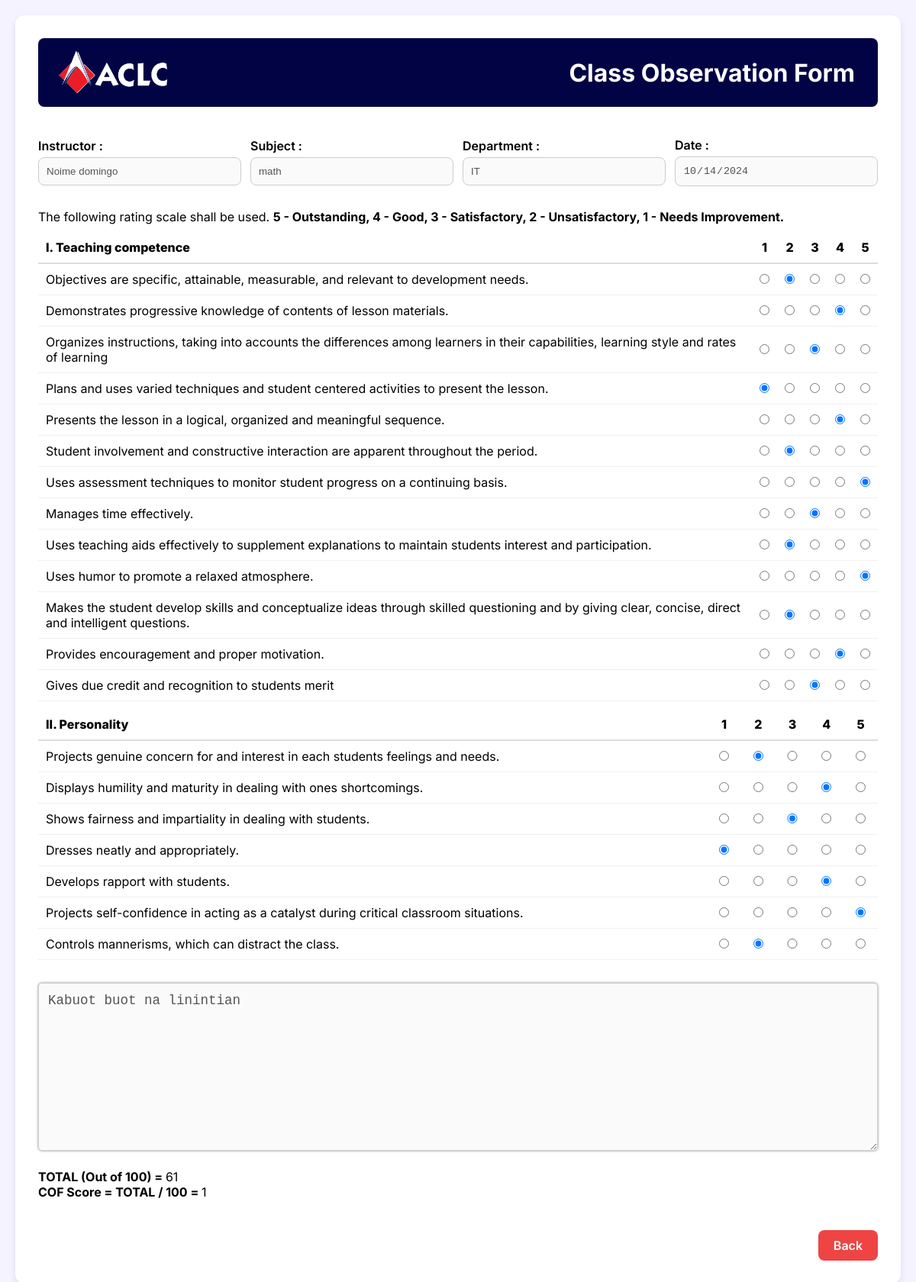
/viewer.php?id=4, run on the app's committed database.
### tables this page shows
CREATE TABLE `rates` (
  `id` int(255) NOT NULL,
  `instructor` text NOT NULL,
  `subject` text NOT NULL,
  `date` text NOT NULL,
  `department` text NOT NULL,
  `comprate` longtext NOT NULL,
  `perrate` longtext NOT NULL,
  `comment` text NOT NULL,
  `total` int(255) NOT NULL,
  `score` int(255) NOT NULL
);

### viewer.php (the view, shortened to what this page needs)
<?php
include './db/connection.php';
$id = mysqli_real_escape_string($conn, $_GET['id']);
$q = "SELECT * FROM rates Where id = '$id' ";
$r = $conn->query($q);
$rates = $r->fetch_assoc();
$ecomps = explode("|", $rates['comprate']);
$eper = explode("|", $rates['perrate']);
$comps = [];
$per = [];
foreach($ecomps as $c){
    $nv = explode("~", $c);
    array_push($comps, $nv);
}
foreach($eper as $p){
    $nv = explode("~", $p);
    array_push($per, $nv);
}
?>
<!DOCTYPE html>
<html lang="en">
<head>
  <link href="./styles.css" rel="stylesheet">
</head>
<body>
    <div class="container">
      <div class="header">
        <img src="./aclc2.png" alt="Logo" />
        <h1 class="header-text">Class Observation Form</h1>
      </div>
      <br>
      <form action="submit-form.php" method="POST">
        <div class="form-group">
          <div class="form-group-item">
            <label for="department">Instructor :</label>
            <input type="text" value="<?= $rates['instructor'] ?>" disabled/>
          </div>
          <div class="form-group-item">
            <label for="department">Subject :</label>
            <input type="text" value="<?= $rates['subject'] ?>" disabled/>
          </div>
          <div class="form-group-item">
            <label for="department">Department :</label>
            <input type="text" value="<?= $rates['department'] ?>" disabled/>
          </div>
          <div class="form-group-item">
            <label for="department">Date :</label>
            <input type="date" value="<?= $rates['date'] ?>" disabled/>
          </div>
        </div>
        <div style="padding-top: 10px;">
          <p>The following rating scale shall be used. <b>5 - Outstanding, 4 - Good, 3 - Satisfactory, 2 - Unsatisfactory, 1 - Needs Improvement.</b></p>
        </div>
        <table class="rating-table">
          <thead>
            <tr>
              <th style="text-align: left">I. Teaching competence</th>
              <th>1</th>
              <th>2</th>
              <th>3</th>
              <th>4</th>
              <th>5</th>
            </tr>
          </thead>
          <tbody>
            <?php foreach ($comps as $id => $row): ?>
            <tr class="trs1">
              <td><?= $row[0] ?></td>
              <td><input name="cq<?= $id ?>" type="radio" <?= $row[1] == 1 ? "checked" : "" ?> /></td>
              <td><input name="cq<?= $id ?>"  type="radio" <?= $row[1] == 2 ? "checked" : "" ?> /></td>
              <td><input name="cq<?= $id ?>"  type="radio" <?= $row[1] == 3 ? "checked" : "" ?> /></td>
              <td><input name="cq<?= $id ?>"  type="radio" <?= $row[1] == 4 ? "checked" : "" ?> /></td>
              <td><input name="cq<?= $id ?>"  type="radio" <?= $row[1] == 5 ? "checked" : "" ?> /></td>
            </tr>
            <?php endforeach; ?>
          </tbody>
        </table>
        <table class="rating-table">
          <thead>
            <tr>
              <th style="text-align: left">II. Personality</th>
              <th>1</th>
              <th>2</th>
              <th>3</th>
              <th>4</th>
              <th>5</th>
            </tr>
          </thead>
          <tbody>
            <?php foreach ($per as $id => $row): ?>
            <tr class="trs2">
              <td><?= $row[0] ?></td>
              <td><input name="pq<?= $id ?>" type="radio" <?= $row[1] == 1 ? "checked" : "" ?> /></td>
              <td><input name="pq<?= $id ?>" type="radio" <?= $row[1] == 2 ? "checked" : "" ?> /></td>
              <td><input name="pq<?= $id ?>" type="radio" <?= $row[1] == 3 ? "checked" : "" ?> /></td>
              <td><input name="pq<?= $id ?>" type="radio" <?= $row[1] == 4 ? "checked" : "" ?> /></td>
              <td><input name="pq<?= $id ?>" type="radio" <?= $row[1] == 5 ? "checked" : "" ?> /></td>
            </tr>
            <?php endforeach; ?>
          </tbody>
        </table>
        <br />
        <textarea disabled><?= $rates['comment'] ?></textarea>
        <br>
        <br>
        <div>
            <p><b>TOTAL (Out of 100) = </b><?= $rates['total'] ?></p>
            <p><b>COF Score = TOTAL / 100 = </b><?= $rates['score'] ?></p>
        </div>
        <br>
        <div class="button-group">
          <a class="btn btn-cancel" href="./lists.php">Back</a>
        </div>
      </form>
    </div>
  </body>
</html>

### styles.css (style rules this page uses)
* { margin: 0; padding: 0; box-sizing: border-box; }
body { font-family: "Inter", sans-serif; background-color: #f5f3ff; padding: 20px; }
.container { max-width: 1300px; margin: 0 auto; background-color: white; padding: 30px; border-radius: 12px; box-shadow: 0 4px 8px rgba(0, 0, 0, 0.1); }
.header { display: flex; align-items: center; justify-content: space-between; background-color: #010344; color: white; padding: 10px 20px; border-radius: 8px; margin-bottom: 20px; }
.header img { height: 70px; }
.header .header-text { color: white; transform: translateX(-10px); }
.form-group { width: 100%; height: auto; display: flex; align-items: center; justify-content: center; gap: 12px; margin-bottom: 20px; }
.form-group-item { width: 25%; height: auto; }
label { font-weight: 600; margin-bottom: 5px; display: block; }
input, select { padding: 10px; width: 100%; max-width: 300px; border: 1px solid #ccc; border-radius: 8px; }
input[type="text"], input[type="date"] { width: 100%; }
.rating-table { width: 100%; border-collapse: collapse; margin-top: 10px; }
.rating-table th, .rating-table td { padding: 10px; }
.rating-table th { font-weight: 800; border-bottom: 2px solid #ddd; }
.rating-table td { border-bottom: 1px solid #f0f0f0; }
.button-group { display: flex; justify-content: flex-end; margin-top: 20px; gap: 10px; }
textarea { width: 100%; height: auto; min-height: 220px; margin-top: 10px; font-size: 17.5px; padding: 12px; outline: none; border-radius: 5px !important; box-shadow: 0 0 3px 0 rgba(0, 0, 0, 0.502); }
.btn { padding: 10px 20px; border: none; border-radius: 8px; cursor: pointer; font-weight: 600; text-decoration: none; }
.btn-cancel { background-color: #ef4444; color: white; }

### data on the page
rates: instructor "Noime domingo", subject "math", department "IT", date "10/14/2024", comment "Kabuot buot na linintian", total "61", score "1"

### other printed values
$row[0] "Objectives are specific, attainable, measurable, and relevant to development needs."
$row[0] "Demonstrates progressive knowledge of contents of lesson materials."
$row[0] "Organizes instructions, taking into accounts the differences among learners in their capabilities, learning style and rates of learning"
$row[0] "Plans and uses varied techniques and student centered activities to present the lesson."
$row[0] "Presents the lesson in a logical, organized and meaningful sequence."
$row[0] "Student involvement and constructive interaction are apparent throughout the period."
$row[0] "Uses assessment techniques to monitor student progress on a continuing basis."
$row[0] "Manages time effectively."
$row[0] "Uses teaching aids effectively to supplement explanations to maintain students interest and participation."
$row[0] "Uses humor to promote a relaxed atmosphere."
$row[0] "Makes the student develop skills and conceptualize ideas through skilled questioning and by giving clear, concise, direct and intelligent questions."
$row[0] "Provides encouragement and proper motivation."
$row[0] "Gives due credit and recognition to students merit"
$row[0] "Projects genuine concern for and interest in each students feelings and needs."
$row[0] "Displays humility and maturity in dealing with ones shortcomings."
